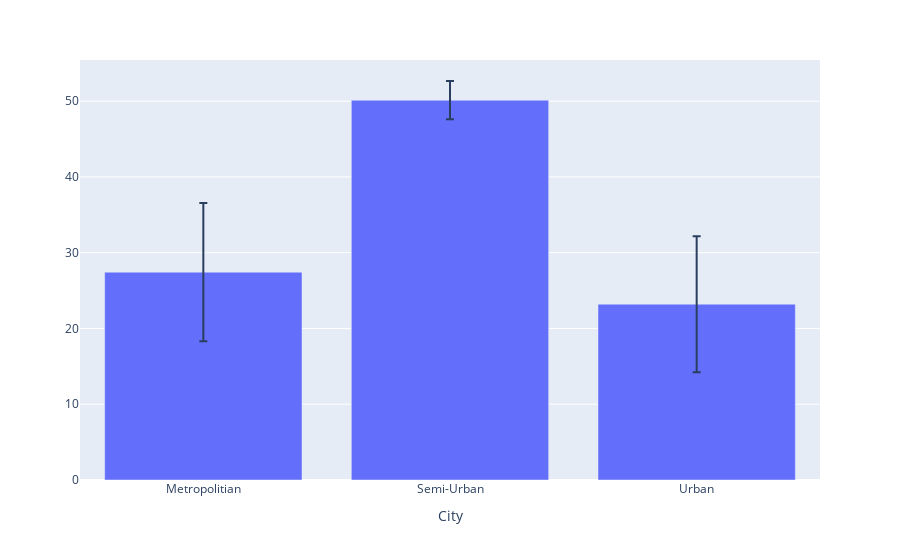

Write notebook code for a chart like this one.
### Markdown cell above
### 3. Tempo médio e desvio de entrega por cidade

### Code cell
def print_grafico(dados):
    data=dados
    colunas=['City','Deliver_time']
    df=data[colunas]
    df=df.groupby(['City']).agg({'Deliver_time':['mean','std']}).reset_index()
    df.columns=['City','avg_time','std_time']

    import plotly.express as px
    
    fig = px.bar(
        df, 
        x='City', 
        y='avg_time', 
        error_y='std_time', 
        title='',
        labels={'City': 'City', 'avg_time': ''}
    )
    return fig

print_grafico(dados=data)

### Figure 1 — Plotly figure (JSON) as saved in the notebook; plotly's stock layout.template omitted (floating-point values rounded to 4 significant figures)
{"data": [{"alignmentgroup": "True", "error_y": {"array": [9.128, 2.532, 8.971]}, "hovertemplate": "City=%{x}<br>=%{y}<extra></extra>", "legendgroup": "", "marker": {"color": "#636efa", "pattern": {"shape": ""}}, "name": "", "offsetgroup": "", "orientation": "v", "showlegend": false, "textposition": "auto", "type": "bar", "x": ["Metropolitian", "Semi-Urban", "Urban"], "xaxis": "x", "y": [27.43, 50.13, 23.21], "yaxis": "y"}], "layout": {"barmode": "relative", "legend": {"tracegroupgap": 0}, "margin": {"t": 60}, "xaxis": {"anchor": "y", "domain": [0, 1], "title": {"text": "City"}}, "yaxis": {"anchor": "x", "domain": [0, 1], "title": {"text": ""}}}}
